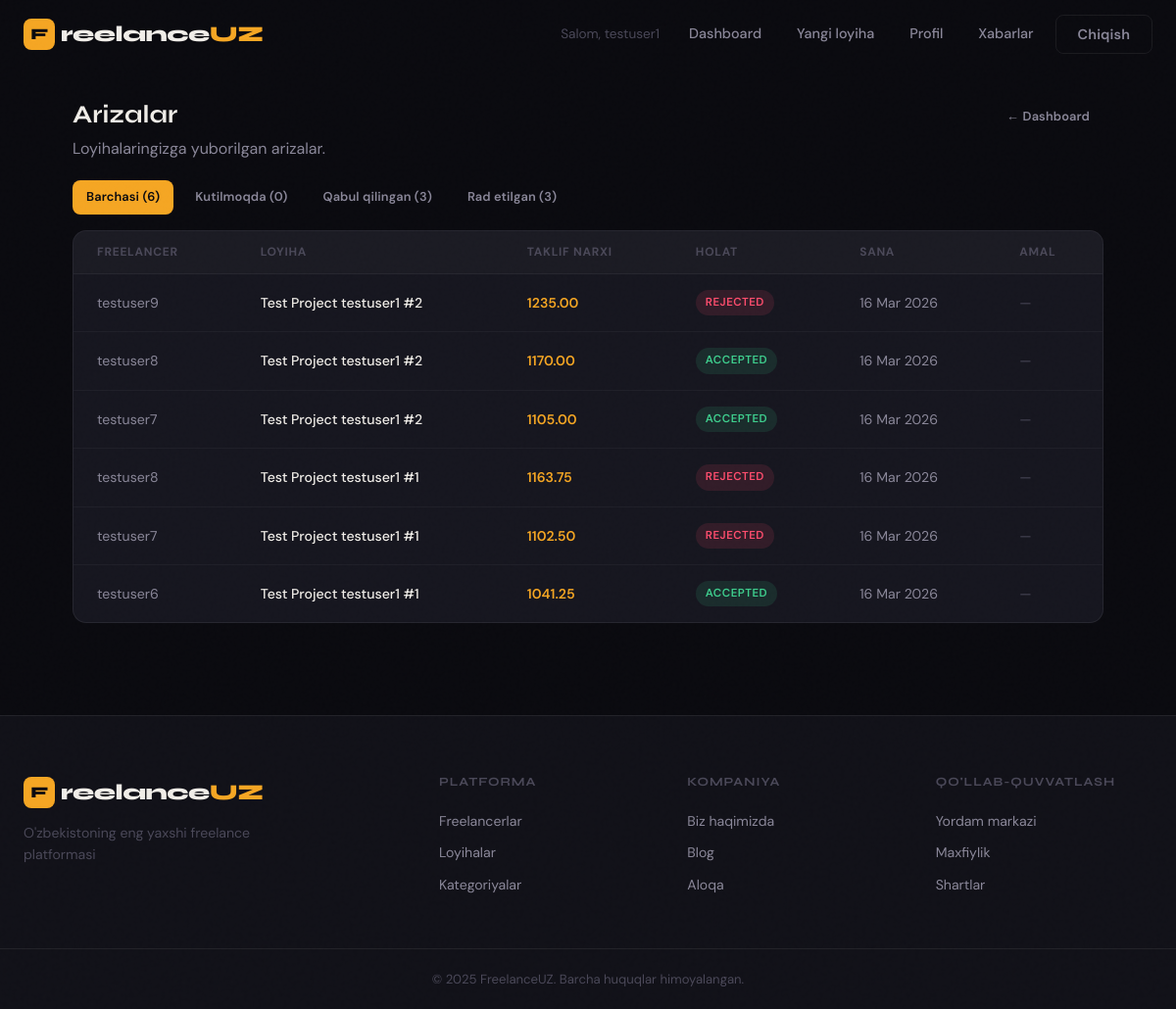
The page /projects/client/proposals/ (signed in) on the database as committed earlier.
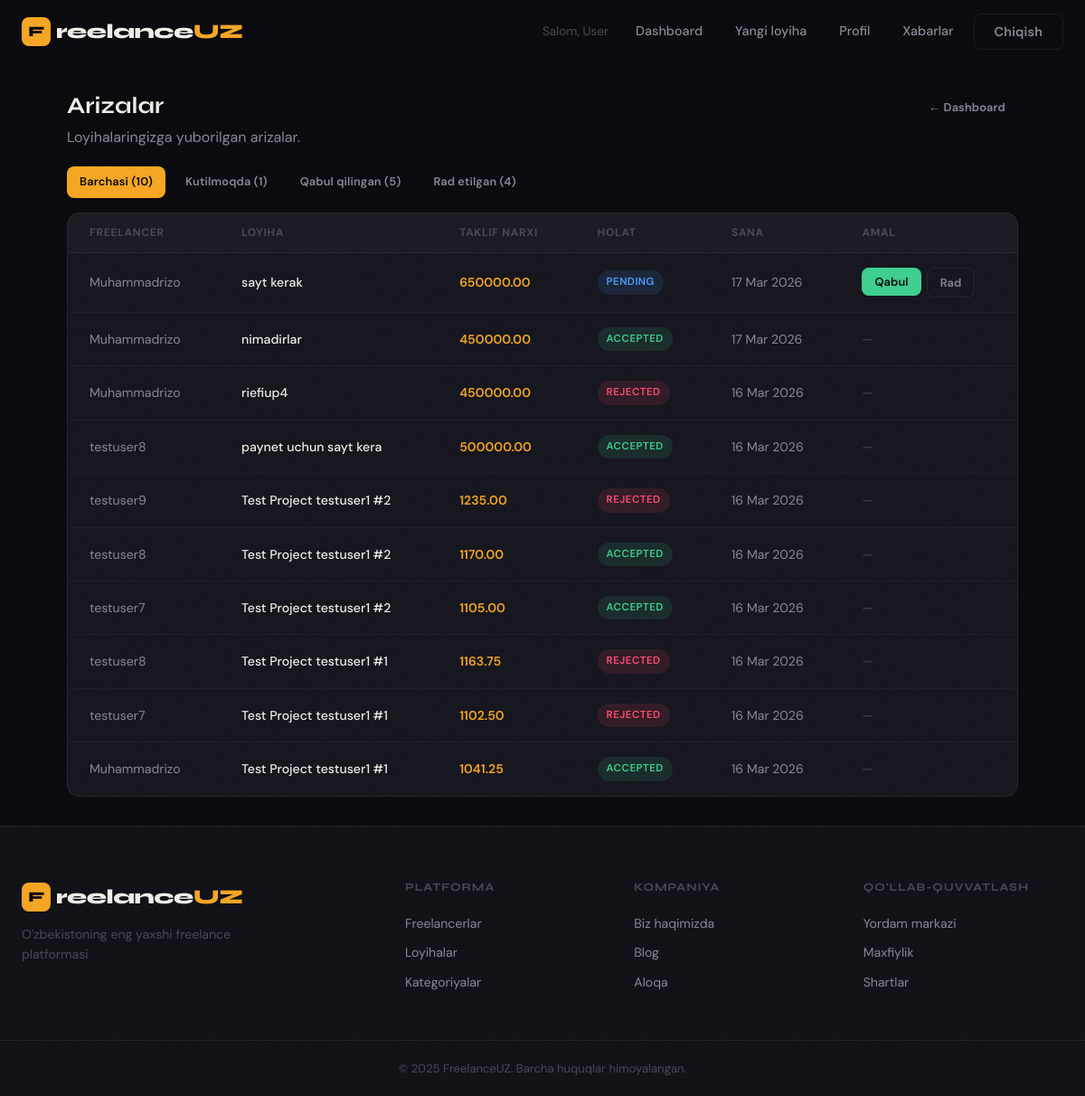
The same page on the database as committed later.
### users/models.py (models this page shows, shortened)
class CustomUser(AbstractUser, TimeStamped):
    class Role(models.TextChoices):
        CLIENT = 'client', 'Client'
        FREELANCER = 'freelancer', 'Freelancer'
    role = models.CharField(max_length=13, choices=Role.choices, default=Role.CLIENT)
    bio = models.TextField(blank=True)
    avatar = models.ImageField(upload_to="users/avatar/", blank=True, null=True)
    phone = models.CharField(max_length=20, blank=True, null=True, unique=True)
    title = models.CharField(max_length=120, blank=True)
    location = models.CharField(max_length=120, blank=True)
    website = models.URLField(blank=True)
    telegram = models.CharField(max_length=64, blank=True)
    hourly_rate = models.DecimalField(max_digits=12, decimal_places=2, null=True, blank=True)
    cover_photo = models.ImageField(upload_to="users/cover/", blank=True, null=True)
    is_verified = models.BooleanField(default=False)
    is_online = models.BooleanField(default=False)
    categories = models.ManyToManyField("Category", blank=True, related_name="users")

### service/models.py (models this page shows, shortened)
class Bid(TimeStamped):
    class StatusChoices(models.TextChoices):
        PENDING = "Pending", "pending"
        ACCEPTED = "Accepted", "accepted"
        REJECTED = "Rejected", "rejected"
    project = models.ForeignKey(Project, on_delete=models.CASCADE, )
    freelancer = models.ForeignKey(CustomUser, on_delete=models.CASCADE)
    price = models.DecimalField(max_digits=13, decimal_places=2)
    message = models.CharField(max_length=256)
    status = models.CharField(max_length=9, choices=StatusChoices.choices)

class Project(TimeStamped):
    class StatusChoices(models.TextChoices):
        OPEN = "Open", "open"
        IN_PROGRESS = "In progress", "in_progress"
        COMPLETED = "Completed", "completed"
        CANCELLED = "Cancelled", "cancelled"
    title = models.CharField(max_length=256)
    description = models.TextField()
    category = models.CharField(max_length=120, blank=True)
    budget = models.DecimalField(max_digits=13, decimal_places=2)
    deadline = models.DateTimeField()
    client = models.ForeignKey(CustomUser, on_delete=models.CASCADE, related_name="projects")
    progress = models.PositiveSmallIntegerField(default=0)
    status = models.CharField(max_length=12, choices=StatusChoices.choices, default=StatusChoices.OPEN)

### service/views.py (the view)
# urls.py: path("client/proposals/", ClientProposalsView.as_view(), name="client_proposals"),
class ClientProposalsView(LoginRequiredMixin, View):
    login_url = "login"
    def dispatch(self, request, *args, **kwargs):
        if request.user.role != CustomUser.Role.CLIENT:
            return redirect("home")
        return super().dispatch(request, *args, **kwargs)
    def get(self, request):
        status = request.GET.get("status", "").lower()
        status_map = {
            "pending": Bid.StatusChoices.PENDING,
            "accepted": Bid.StatusChoices.ACCEPTED,
            "rejected": Bid.StatusChoices.REJECTED,
        }
        qs = Bid.objects.filter(project__client=request.user).select_related("project", "freelancer")
        if status in status_map:
            qs = qs.filter(status=status_map[status])
        qs = qs.order_by("-created_at")
        context = {
            "proposals": qs,
            "active_filter": status,
            "count_all": Bid.objects.filter(project__client=request.user).count(),
            "count_pending": Bid.objects.filter(
                project__client=request.user, status=Bid.StatusChoices.PENDING
            ).count(),
            "count_accepted": Bid.objects.filter(
                project__client=request.user, status=Bid.StatusChoices.ACCEPTED
            ).count(),
            "count_rejected": Bid.objects.filter(
                project__client=request.user, status=Bid.StatusChoices.REJECTED
            ).count(),
        }
        return render(request, "client_proposals.html", context)

### templates/client_proposals.html (shortened to what this page needs)
{% extends 'base.html' %}
{% load static %}
{% block content %}
<div style="max-width:1100px;margin:0 auto;padding:32px 24px;">
  <div style="display:flex;align-items:flex-start;justify-content:space-between;gap:16px;flex-wrap:wrap;margin-bottom:20px;">
    <div>
      <h1 style="font-size:1.6rem;margin-bottom:6px;">Arizalar</h1>
      <p style="color:var(--text-secondary);">Loyihalaringizga yuborilgan arizalar.</p>
    </div>
    <a href="{% url 'home' %}" class="btn btn-ghost btn-sm">← Dashboard</a>
  </div>
  <div style="display:flex;gap:8px;flex-wrap:wrap;margin-bottom:16px;">
    <a href="{% url 'client_proposals' %}"
       class="btn btn-sm {% if not active_filter %}btn-primary{% else %}btn-ghost{% endif %}">
      Barchasi ({{ count_all }})
    </a>
    <a href="{% url 'client_proposals' %}?status=pending"
       class="btn btn-sm {% if active_filter == 'pending' %}btn-primary{% else %}btn-ghost{% endif %}">
      Kutilmoqda ({{ count_pending }})
    </a>
    <a href="{% url 'client_proposals' %}?status=accepted"
       class="btn btn-sm {% if active_filter == 'accepted' %}btn-primary{% else %}btn-ghost{% endif %}">
      Qabul qilingan ({{ count_accepted }})
    </a>
    <a href="{% url 'client_proposals' %}?status=rejected"
       class="btn btn-sm {% if active_filter == 'rejected' %}btn-primary{% else %}btn-ghost{% endif %}">
      Rad etilgan ({{ count_rejected }})
    </a>
  </div>
  <div class="table-container">
    <table>
      <thead>
        <tr>
          <th>Freelancer</th>
          <th>Loyiha</th>
          <th>Taklif narxi</th>
          <th>Holat</th>
          <th>Sana</th>
          <th>Amal</th>
        </tr>
      </thead>
      <tbody>
        {% if proposals %}
          {% for proposal in proposals %}
          <tr>
            <td>{{ proposal.freelancer.get_full_name|default:proposal.freelancer.username }}</td>
            <td style="color:var(--text-primary);font-weight:500;">{{ proposal.project.title }}</td>
            <td style="color:var(--accent);font-weight:600;">{{ proposal.price }}</td>
            <td>
              {% with status=proposal.status|lower %}
                <span class="badge {% if status == 'accepted' %}badge-success{% elif status == 'rejected' %}badge-danger{% else %}badge-info{% endif %}">
                  {{ proposal.get_status_display }}
                </span>
              {% endwith %}
            </td>
            <td>{{ proposal.created_at|date:"d M Y" }}</td>
            <td>
              {% with status=proposal.status|lower %}
                {% if status == 'pending' %}
                  <div style="display:flex;gap:6px;flex-wrap:wrap;">
                    <form method="post" action="{% url 'client_bid_action' proposal.id 'accept' %}">
                      <button type="submit" class="btn btn-success btn-sm">Qabul</button>
                    </form>
                    <form method="post" action="{% url 'client_bid_action' proposal.id 'reject' %}">
                      <button type="submit" class="btn btn-outline btn-sm">Rad</button>
                    </form>
                  </div>
                {% else %}
                  <span style="color:var(--text-muted);">—</span>
                {% endif %}
              {% endwith %}
            </td>
          </tr>
          {% endfor %}
        {% else %}
          <tr>
            <td colspan="6" style="text-align:center;color:var(--text-muted);padding:24px;">
              Hozircha arizalar yo'q
            </td>
          </tr>
        {% endif %}
      </tbody>
    </table>
  </div>
</div>
{% endblock %}

### templates/base.html (shortened to what this page needs)
<!DOCTYPE html>
<html lang="uz">
<head>
    {% load static %}
    <link rel="stylesheet" href="{% static 'css/main.css' %}">
</head>
<body class="{% block body_class %}{% endblock %}">
<nav class="navbar" id="navbar">
    <div class="nav-container">
        <a href="{% url 'home' %}" class="nav-logo">
            <span class="logo-mark">F</span>
            <span class="logo-text">reelance<em>UZ</em></span>
        </a>
        <div class="nav-links">
            {% if user.is_authenticated %}
                <span class="nav-greeting">Salom, {{ user.first_name|default:user.username }}</span>
                <a href="{% url 'home' %}" class="nav-link">Dashboard</a>
                {% if user.role == 'client' %}
                    <a href="{% url 'project_create' %}" class="nav-link">Yangi loyiha</a>
                {% endif %}
                <a href="{% url 'profile' %}" class="nav-link">Profil</a>
                <a href="{% url 'chat' %}" class="nav-link">Xabarlar</a>
                <form action="{% url 'logout' %}" method="post" class="logout-form">
                    <button type="submit" class="btn btn-outline">Chiqish</button>
                </form>
            {% else %}
                <a href="{% url 'login' %}" class="nav-link">Kirish</a>
                <a href="{% url 'signup' %}" class="btn btn-primary">Ro'yxatdan o'tish</a>
            {% endif %}
        </div>
    </div>
</nav>
<main class="main-content">
    {% block content %}{% endblock %}
</main>
<footer class="footer">
    <div class="footer-container">
        <div class="footer-brand">
            <a href="{% url 'home' %}" class="nav-logo">
                <span class="logo-mark">F</span>
                <span class="logo-text">reelance<em>UZ</em></span>
            </a>
            <p>O'zbekistoning eng yaxshi freelance platformasi</p>
        </div>
        <div class="footer-links">
            <div class="footer-col">
                <h4>Platforma</h4>
                <a href="{% url 'home' %}">Freelancerlar</a>
                <a href="{% url 'home' %}">Loyihalar</a>
                <a href="{% url 'home' %}">Kategoriyalar</a>
            </div>
            <div class="footer-col">
                <h4>Kompaniya</h4>
                <a href="{% url 'home' %}">Biz haqimizda</a>
                <a href="{% url 'home' %}">Blog</a>
                <a href="{% url 'home' %}">Aloqa</a>
            </div>
            <div class="footer-col">
                <h4>Qo'llab-quvvatlash</h4>
                <a href="{% url 'home' %}">Yordam markazi</a>
                <a href="{% url 'home' %}">Maxfiylik</a>
                <a href="{% url 'home' %}">Shartlar</a>
            </div>
        </div>
    </div>
    <div class="footer-bottom">
        <p>© 2025 FreelanceUZ. Barcha huquqlar himoyalangan.</p>
    </div>
</footer>
</body>
</html>

Rows that differ between the two databases and show on the page:
changed CustomUser: first_name "testuser1" → "User"
added Bid: freelancer.get_full_name "Muhammadrizo", project "sayt kerak", price "650000.00", status "PENDING", created_at "17 Mar 2026", shows "Qabul"
added Bid: freelancer.get_full_name "Muhammadrizo", project "nimadirlar", price "450000.00", status "ACCEPTED", created_at "17 Mar 2026"
added Bid: freelancer.get_full_name "Muhammadrizo", project "riefiup4", price "450000.00", status "REJECTED", created_at "16 Mar 2026"
added Bid: freelancer.get_full_name "testuser8", project "paynet uchun sayt kera", price "500000.00", status "ACCEPTED", created_at "16 Mar 2026"
changed through a linked row, Bid (number 10 of 10 on the later page): freelancer.get_full_name "testuser6" → "Muhammadrizo"
Other text that changed with them:
{{ count_all }}: "6" → "10"
{{ count_pending }}: "0" → "1"
{{ count_accepted }}: "3" → "5"
{{ count_rejected }}: "3" → "4"
